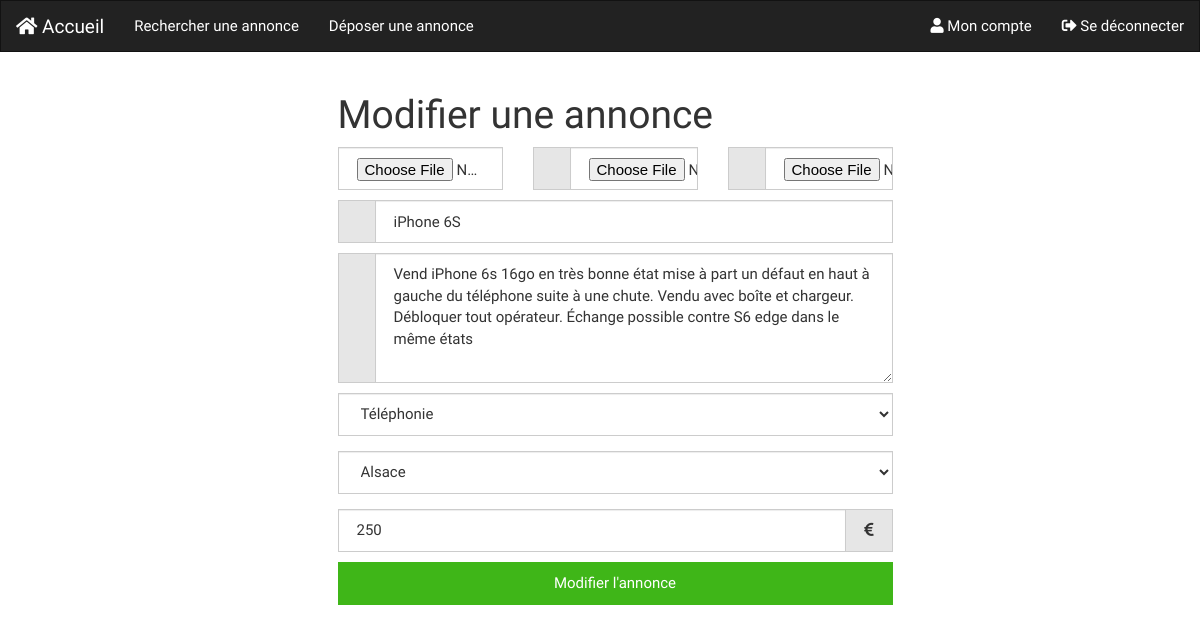
/edit.php?edit=1 (signed in), run on the app's committed database.
### tables this page shows
CREATE TABLE IF NOT EXISTS `publication` (
  `id` int(11) NOT NULL AUTO_INCREMENT,
  `user_id` int(11) NOT NULL,
  `file1` varchar(255) DEFAULT NULL,
  `file2` varchar(255) DEFAULT NULL,
  `file3` varchar(255) DEFAULT NULL,
  `title` varchar(255) NOT NULL,
  `despt` text,
  `categorie` varchar(255) NOT NULL,
  `region` varchar(255) NOT NULL,
  `prix` int(11) NOT NULL,
  `date` varchar(10) NOT NULL,
  PRIMARY KEY (`id`)
);

### include/list_inc.php (called while the page is built, shortened)
<?php
$Regions = ["Alsace", "Aquitaine", "Auvergne", "Basse-Normandie", "Bourgogne",
"Bretagne", "Centre", "Champagne-Ardenne", "Corse", "Franche-Comté",
"Haute-Normandie", "Ile-de-France", "Languedoc-Roussillon", "Limousin",
"Lorraine", "Midi-Pyrénées", "Nord-Pas-de-Calais", "Pays de la Loire",
"Picardie", "Poitou-Charentes", "Provence-Alpes-Côte d'Azur", "Rhône-Alpes"];
?>

### edit.php (the view, shortened to what this page needs)
<?php
require_once('header.php');
require './include/dbh.php';
?>
<link rel="stylesheet" href="./css/sign.css" />
<?php
require './include/list_inc.php';
if (isset($_GET['edit']) && !empty($_GET['edit'])) {
  $id = $_GET['edit'];
  $sql = "SELECT * FROM publication WHERE id='$id'";
  $result = mysqli_query($conn, $sql);
  $row = mysqli_fetch_assoc($result);
  if (!empty($_SESSION['id']) && $row['user_id'] == $_SESSION['id']) {
    $title = $row['title'];
    $despt = $row['despt'];
    $categorie = $row['categorie'];
    $region = $row['region'];
    $prix = $row['prix'];
?>
  <article>
    <div class="container">
      <div class="row">
        <div class="col-sm-3"></div>
        <div class="col-sm-6">
          <h1>Modifier une annonce</h1>
        </div>
      </div>
      <form action="./include/depo_inc.php?edit=<?php echo $id; ?>" method="POST" enctype="multipart/form-data">
        <div class="row">
          <div class="col-sm-3"></div>
          <div class="col-sm-2">
            <div class="input-group">
              <input type="file" class="form-control" name="file1"/>
            </div>
          </div>
          <div class="col-sm-2">
            <div class="input-group">
              <span class="input-group-addon"></span>
              <input type="file" class="form-control" name="file2" />
            </div>
          </div>
          <div class="col-sm-2">
            <div class="input-group">
              <span class="input-group-addon"></span>
              <input type="file" class="form-control" name="file3" />
            </div>
          </div>
          <div class="col-sm-3"></div>
        </div>
        <div class="row">
          <div class="col-sm-3"></div>
          <div class="col-sm-6">
            <div class="input-group">
              <span class="input-group-addon"><i class=""></i></span>
              <input type="text" class="form-control" name="titre" placeholder="Titre de l'annonce" <?php echo "value='".$title."'"; ?> required/>
            </div>
            <div class="input-group">
              <span class="input-group-addon"><i class=""></i></span>
              <textarea name="subject" class="form-control" placeholder="Description" <?php echo "value='".$despt."'"; ?> rows="5"><?php echo $despt; ?></textarea><br />
            </div>
            <div class="form-group">
              <select class="form-control" name="categorie" required>
                <option selected><?php echo $categorie; ?></option>
              </select>
            </div>
            <div class="form-group">
              <select class="form-control" name="region" required>
    <?php       foreach($Regions as $reg) {
                  if ($reg == $region) {
                    echo '<option value="'.$reg.'"selected>'.$reg.'</option>';
                  } else {
                    echo '<option value="'.$reg.'">'.$reg.'</option>';
                  }
                } ?>
              </select>
            </div>
            <div class="input-group">
              <input type="text" class="form-control" name="prix" placeholder="Prix" <?php echo "value='".$prix."'"; ?> maxlength="8" required />
              <span class="input-group-addon"><i class="fas fa-euro-sign"></i></span>
            </div>
            <button class="btn btn-success btn-block" type="submit" name="modifier">Modifier l'annonce</button>
          </div>
          <div class="col-sm-3"></div>
        </div>
      </form>
    </div>
  </article>
<?php
  } else {
    header("Location: ./index.php");
    exit();
  }
} else {
  header("Location: ./index.php");
  exit();
}
?>
<?php
require_once('footer.php');
?>

### css/sign.css (style rules this page uses)
article > .container .input-group { padding-bottom: 10px; }

### data on the page
publication: titre "iPhone 6S", subject "Vend iPhone 6s 16go en très bonne état mise à part un défaut en haut à gauche du téléphone suite à une chute. Vendu avec boîte et chargeur. Débloquer tout opérateur. Échange possible contre S6 edge dans le même états", categorie "Téléphonie", region "Alsace", prix "250"
